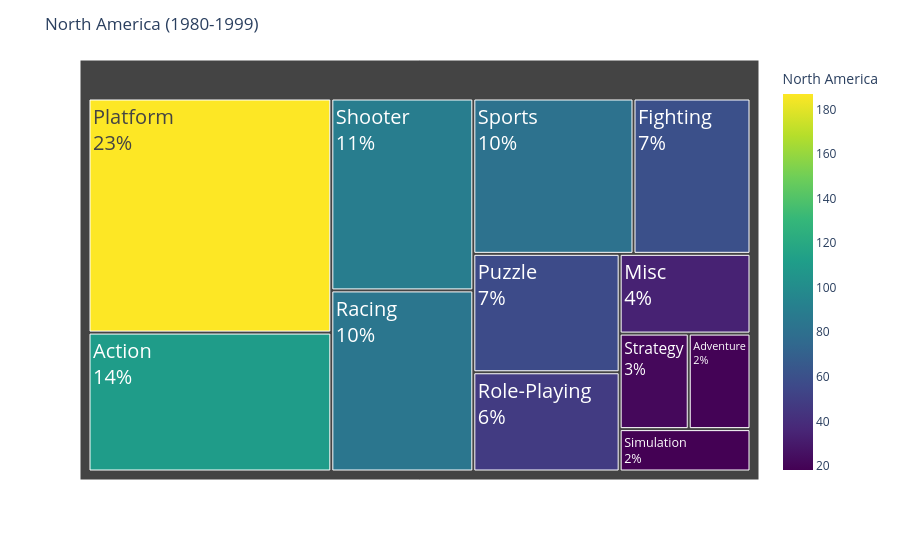
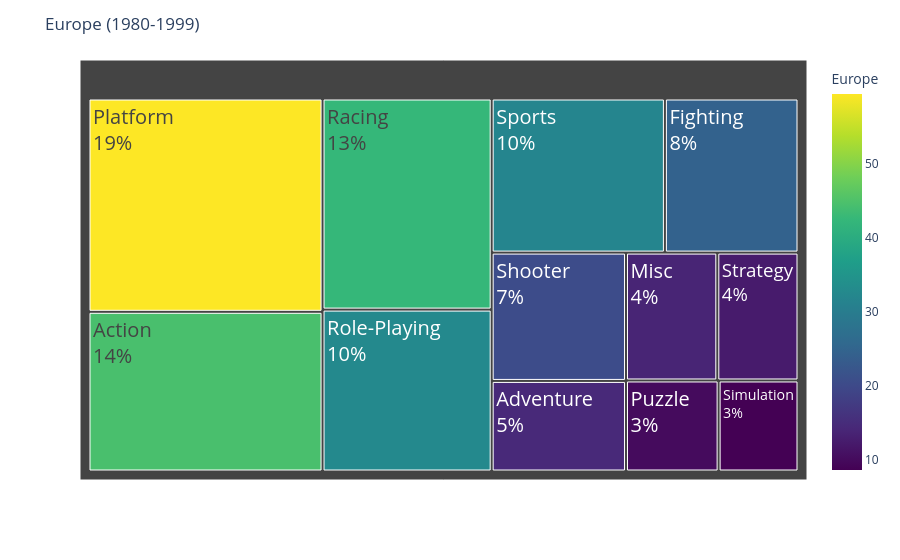
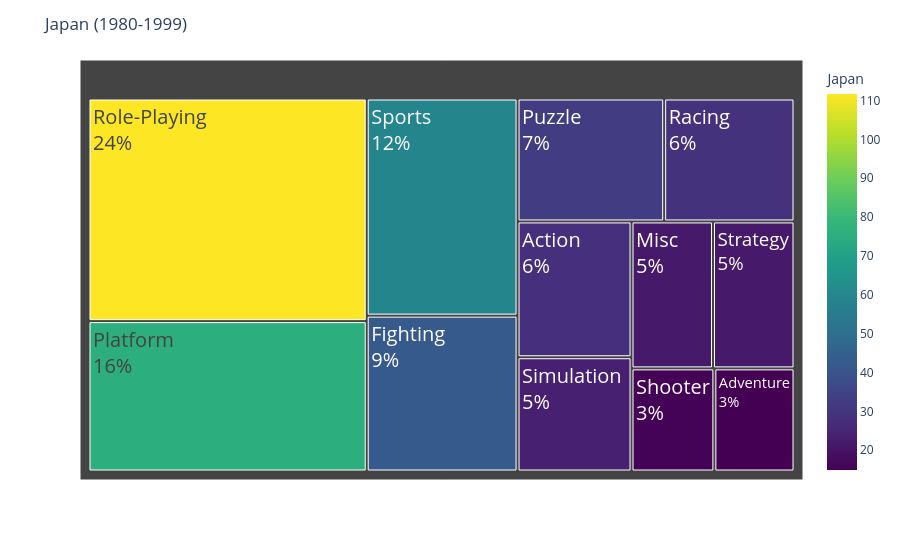
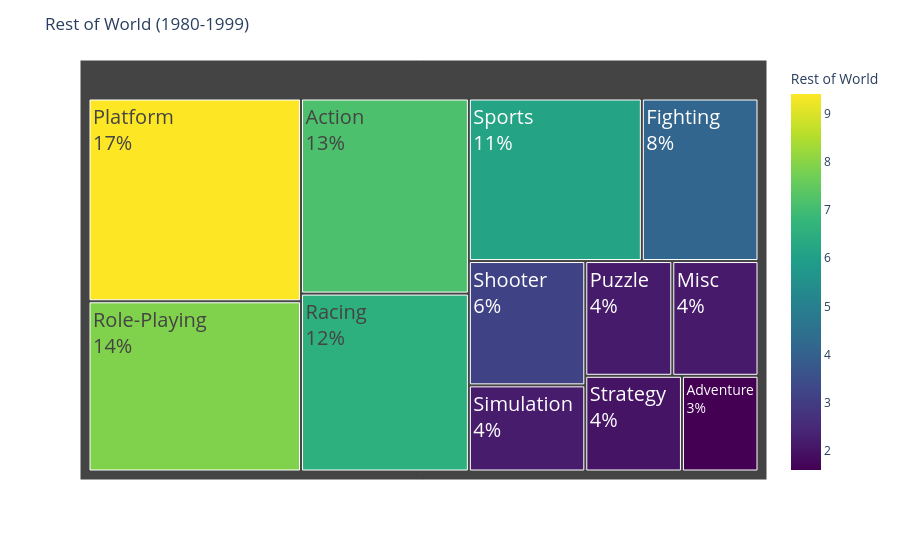

Notebook code for these charts, in order:
### Code cell
treemap_generos_region(
    df,
    'North America',
    1980,
    1999
)

treemap_generos_region(
    df,
    'Europe',
    1980,
    1999
)

treemap_generos_region(
    df,
    'Japan',
    1980,
    1999
)

treemap_generos_region(
    df,
    'Rest of World',
    1980,
    1999
)

### Figure 1 — Plotly figure (JSON) as saved in the notebook; plotly's stock layout.template omitted (floating-point values rounded to 4 significant figures)
{"data": [{"branchvalues": "total", "customdata": [[110.9], [19.4], [59.75], [34.31], [186.9], [56.98], [84.55], [47.75], [89.6], [18.23], [81.81], [21.7]], "domain": {"x": [0, 1], "y": [0, 1]}, "hovertemplate": "labels=%{label}<br>North America_sum=%{value}<br>parent=%{parent}<br>id=%{id}<br>North America=%{color}<extra></extra>", "ids": ["Action", "Adventure", "Fighting", "Misc", "Platform", "Puzzle", "Racing", "Role-Playing", "Shooter", "Simulation", "Sports", "Strategy"], "labels": ["Action", "Adventure", "Fighting", "Misc", "Platform", "Puzzle", "Racing", "Role-Playing", "Shooter", "Simulation", "Sports", "Strategy"], "marker": {"coloraxis": "coloraxis", "colors": [110.9, 19.4, 59.75, 34.31, 186.9, 56.98, 84.55, 47.75, 89.6, 18.23, 81.81, 21.7]}, "name": "", "parents": ["", "", "", "", "", "", "", "", "", "", "", ""], "textfont": {"size": 20}, "textinfo": "label+percent root", "type": "treemap", "values": [110.9, 19.4, 59.75, 34.31, 186.9, 56.98, 84.55, 47.75, 89.6, 18.23, 81.81, 21.7]}], "layout": {"coloraxis": {"autocolorscale": false, "colorbar": {"title": {"text": "North America"}}, "colorscale": [[0, "#440154"], [0.1111, "#482878"], [0.2222, "#3e4989"], [0.3333, "#31688e"], [0.4444, "#26828e"], [0.5556, "#1f9e89"], [0.6667, "#35b779"], [0.7778, "#6ece58"], [0.8889, "#b5de2b"], [1, "#fde725"]]}, "legend": {"tracegroupgap": 0}, "margin": {"t": 60}, "title": {"text": "North America (1980-1999)"}}}

### Figure 2 — Plotly figure (JSON) as saved in the notebook; plotly's stock layout.template omitted (floating-point values rounded to 4 significant figures)
{"data": [{"branchvalues": "total", "customdata": [[44.46], [14.47], [24.49], [13.89], [59.39], [10.03], [42.47], [32.57], [20.5], [8.65], [31.75], [12.35]], "domain": {"x": [0, 1], "y": [0, 1]}, "hovertemplate": "labels=%{label}<br>Europe_sum=%{value}<br>parent=%{parent}<br>id=%{id}<br>Europe=%{color}<extra></extra>", "ids": ["Action", "Adventure", "Fighting", "Misc", "Platform", "Puzzle", "Racing", "Role-Playing", "Shooter", "Simulation", "Sports", "Strategy"], "labels": ["Action", "Adventure", "Fighting", "Misc", "Platform", "Puzzle", "Racing", "Role-Playing", "Shooter", "Simulation", "Sports", "Strategy"], "marker": {"coloraxis": "coloraxis", "colors": [44.46, 14.47, 24.49, 13.89, 59.39, 10.03, 42.47, 32.57, 20.5, 8.65, 31.75, 12.35]}, "name": "", "parents": ["", "", "", "", "", "", "", "", "", "", "", ""], "textfont": {"size": 20}, "textinfo": "label+percent root", "type": "treemap", "values": [44.46, 14.47, 24.49, 13.89, 59.39, 10.03, 42.47, 32.57, 20.5, 8.65, 31.75, 12.35]}], "layout": {"coloraxis": {"autocolorscale": false, "colorbar": {"title": {"text": "Europe"}}, "colorscale": [[0, "#440154"], [0.1111, "#482878"], [0.2222, "#3e4989"], [0.3333, "#31688e"], [0.4444, "#26828e"], [0.5556, "#1f9e89"], [0.6667, "#35b779"], [0.7778, "#6ece58"], [0.8889, "#b5de2b"], [1, "#fde725"]]}, "legend": {"tracegroupgap": 0}, "margin": {"t": 60}, "title": {"text": "Europe (1980-1999)"}}}

### Figure 3 — Plotly figure (JSON) as saved in the notebook; plotly's stock layout.template omitted (floating-point values rounded to 4 significant figures)
{"data": [{"branchvalues": "total", "customdata": [[27.91], [14.9], [42.39], [21.59], [75.44], [32.5], [28.89], [111.7], [15.4], [23.48], [59.05], [21.59]], "domain": {"x": [0, 1], "y": [0, 1]}, "hovertemplate": "labels=%{label}<br>Japan_sum=%{value}<br>parent=%{parent}<br>id=%{id}<br>Japan=%{color}<extra></extra>", "ids": ["Action", "Adventure", "Fighting", "Misc", "Platform", "Puzzle", "Racing", "Role-Playing", "Shooter", "Simulation", "Sports", "Strategy"], "labels": ["Action", "Adventure", "Fighting", "Misc", "Platform", "Puzzle", "Racing", "Role-Playing", "Shooter", "Simulation", "Sports", "Strategy"], "marker": {"coloraxis": "coloraxis", "colors": [27.91, 14.9, 42.39, 21.59, 75.44, 32.5, 28.89, 111.7, 15.4, 23.48, 59.05, 21.59]}, "name": "", "parents": ["", "", "", "", "", "", "", "", "", "", "", ""], "textfont": {"size": 20}, "textinfo": "label+percent root", "type": "treemap", "values": [27.91, 14.9, 42.39, 21.59, 75.44, 32.5, 28.89, 111.7, 15.4, 23.48, 59.05, 21.59]}], "layout": {"coloraxis": {"autocolorscale": false, "colorbar": {"title": {"text": "Japan"}}, "colorscale": [[0, "#440154"], [0.1111, "#482878"], [0.2222, "#3e4989"], [0.3333, "#31688e"], [0.4444, "#26828e"], [0.5556, "#1f9e89"], [0.6667, "#35b779"], [0.7778, "#6ece58"], [0.8889, "#b5de2b"], [1, "#fde725"]]}, "legend": {"tracegroupgap": 0}, "margin": {"t": 60}, "title": {"text": "Japan (1980-1999)"}}}

### Figure 4 — Plotly figure (JSON) as saved in the notebook; plotly's stock layout.template omitted (floating-point values rounded to 4 significant figures)
{"data": [{"branchvalues": "total", "customdata": [[7.15], [1.6], [4.14], [2.16], [9.41], [2.18], [6.52], [7.9], [3.16], [2.19], [6.14], [2.02]], "domain": {"x": [0, 1], "y": [0, 1]}, "hovertemplate": "labels=%{label}<br>Rest of World_sum=%{value}<br>parent=%{parent}<br>id=%{id}<br>Rest of World=%{color}<extra></extra>", "ids": ["Action", "Adventure", "Fighting", "Misc", "Platform", "Puzzle", "Racing", "Role-Playing", "Shooter", "Simulation", "Sports", "Strategy"], "labels": ["Action", "Adventure", "Fighting", "Misc", "Platform", "Puzzle", "Racing", "Role-Playing", "Shooter", "Simulation", "Sports", "Strategy"], "marker": {"coloraxis": "coloraxis", "colors": [7.15, 1.6, 4.14, 2.16, 9.41, 2.18, 6.52, 7.9, 3.16, 2.19, 6.14, 2.02]}, "name": "", "parents": ["", "", "", "", "", "", "", "", "", "", "", ""], "textfont": {"size": 20}, "textinfo": "label+percent root", "type": "treemap", "values": [7.15, 1.6, 4.14, 2.16, 9.41, 2.18, 6.52, 7.9, 3.16, 2.19, 6.14, 2.02]}], "layout": {"coloraxis": {"autocolorscale": false, "colorbar": {"title": {"text": "Rest of World"}}, "colorscale": [[0, "#440154"], [0.1111, "#482878"], [0.2222, "#3e4989"], [0.3333, "#31688e"], [0.4444, "#26828e"], [0.5556, "#1f9e89"], [0.6667, "#35b779"], [0.7778, "#6ece58"], [0.8889, "#b5de2b"], [1, "#fde725"]]}, "legend": {"tracegroupgap": 0}, "margin": {"t": 60}, "title": {"text": "Rest of World (1980-1999)"}}}
